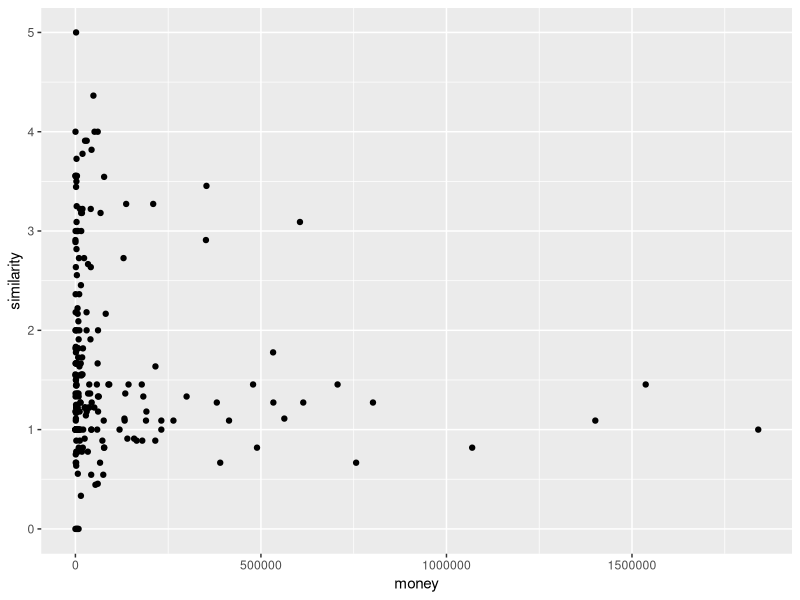
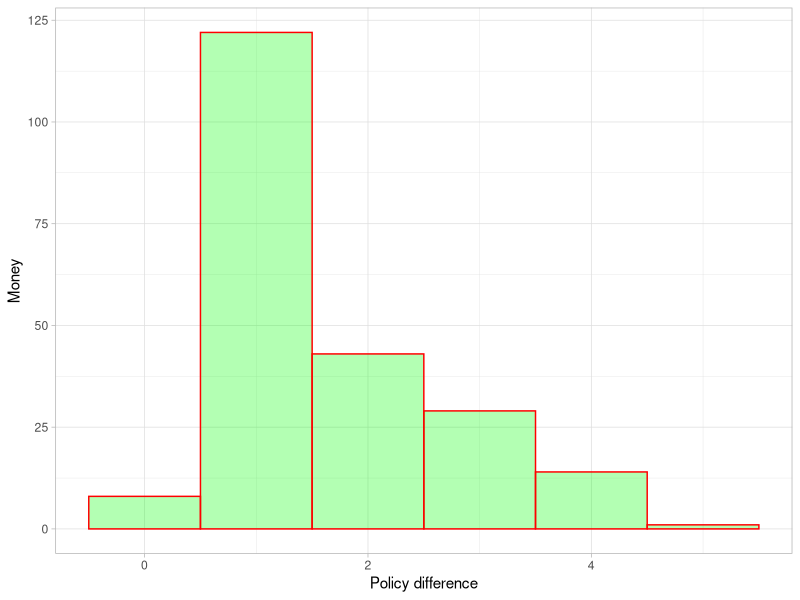

Generate these figures, in order, with R:
df_m <- read.csv("dist_by_money.csv")
df_p <- read.csv("dist_by_policy.csv")
library(dplyr)
df <- merge(df_m, df_p)

row_sub = apply(df[c("money")], 1, function(row) all(abs(row) > 0.01 ))
df_sub <- df[row_sub,]

#df_norm <- df_sub %>% 
#  mutate_each_(funs(scale), vars=c("money", "similarity"))

#df_sub$money <- log(df_sub$money)

library(ggplot2)
ggplot(df_sub, aes(x=money, y=similarity)) +
  geom_point()

ggplot(df_sub) +
  geom_histogram(aes(x=similarity), col='red', fill='green', alpha=.3, bins=6) +
  labs(x="Policy difference", y="Money") +
  theme_light()
